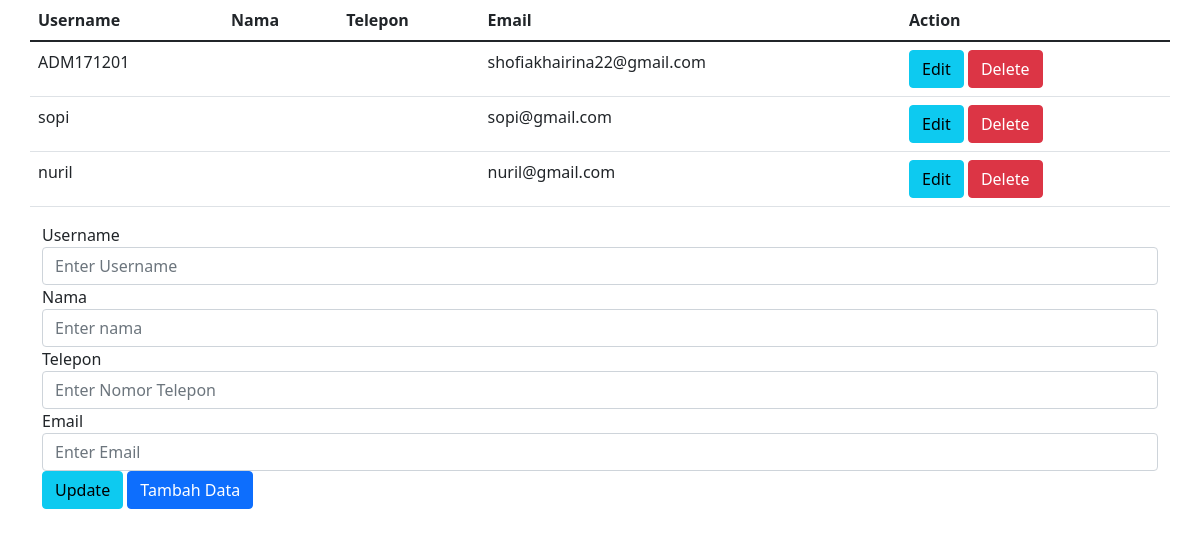
The app's page /function/dataadmin/index.php with its own data.
### tables this page shows
CREATE TABLE `users` (
  `id` int(11) NOT NULL,
  `username` varchar(255) NOT NULL,
  `nama` varchar(20) NOT NULL,
  `telepon` varchar(12) NOT NULL,
  `email` varchar(255) NOT NULL,
  `password` varchar(255) NOT NULL
);

### function/dataadmin/process.php (called while the page is built, shortened)
<?php
$username = '';
$nama= '';
$telepon= '';
$email= '';
?>

### function/dataadmin/index.php (the view, shortened to what this page needs)
<!DOCTYPE html>
<html lang="en">
<head>
    <link href="https://cdn.jsdelivr.net/npm/bootstrap@5.1.3/dist/css/bootstrap.min.css" rel="stylesheet">
</head>
<body>
    <?php require_once 'process.php' ; ?>
    <div class="container">
    <?php
        $mysqli = new mysqli('localhost','root','','taweb') or die($mysqli_error($mysqli));
        $result = $mysqli->query("SELECT * FROM users") or die($mysqli->error);
       ?>
    <div class="row justify-content-center">
        <table class="table">
            <thead>
                <tr>
                    <th>Username</th>
                    <th>Nama</th>
                    <th>Telepon</th>
                    <th>Email</th>
                    <th colspan="2">Action</th>
                </tr>
            </thead>
        <?php
            while ($row = $result->fetch_assoc()): ?>
                <tr>
                    <td><?php echo $row['username']; ?></td>
                    <td><?php echo $row['nama']; ?></td>
                    <td><?php echo $row['telepon']; ?></td>
                    <td><?php echo $row['email']; ?></td>
                <td>
                        <a href="index.php?edit=<?php echo $row['id']; ?>"
                            class="btn btn-info">Edit</a>
                        <a href="process.php?delete=<?php echo $row['id']; ?>"
                            class="btn btn-danger">Delete</a>
                    </td>
                </tr>
        <?php endwhile; ?>
        </table>
    </div>
    <div class="row justify-content-center">
        <form action="process.php" method="POST">
            <div class="form-group">
            <label>Username</label>
            <input type="text" name="username" class="form-control"
                    value="<?php echo $username; ?>" placeholder="Enter Username">
            </div>
            <div class="form-group">
            <label>Nama</label>
            <input type="text" name="nama" class="form-control"
                    value="<?php echo $nama; ?>" placeholder="Enter nama">
            </div>
            <div class="form-group">
            <label>Telepon</label>
            <input type="text" name="telepon" class="form-control"
                    value="<?php echo $telepon; ?>" placeholder="Enter Nomor Telepon">
            </div>
            <div class="form-group">
            <label>Email</label>
            <input type="text" name="email" class="form-control"
                    value="<?php echo $email; ?>" placeholder="Enter Email">
            </div>
            <div class="form-group">
                <button type="submit" class="btn btn-info" name="update">Update</button>
                <button type="submit" class="btn btn-primary" name="save">Tambah Data</button>
            </div>
        </form>
    </div>
    </div>
</body>
</html>

### records on screen
users: username "ADM171201", email "shofiakhairina22@gmail.com"
users: username "sopi", email "sopi@gmail.com"
users: username "nuril", email "nuril@gmail.com"
